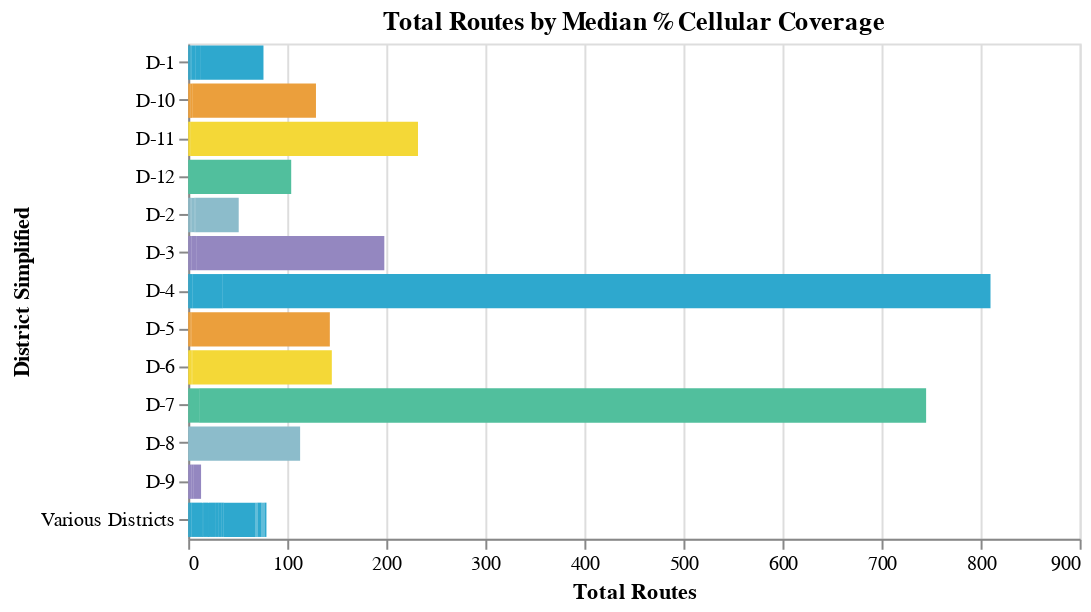

The code cell stored with this chart in its notebook:
### Code cell
A3_analysis.chart_with_dropdown(
    district_summary,
    district_summary["Median Percent of Route with Cell Coverage"]
    .sort_values()
    .unique()
    .tolist(),
    "Median Percent of Route with Cell Coverage",
    "Total Routes",
    "District Simplified",
    "District Simplified",
    ["District", "Median Percent of Route with Cell Coverage", "Total Routes"],
    "Total Routes by Median % Cellular Coverage",
)

### Figure 1 — Vega-Lite specification as saved in the notebook (floating-point values rounded to 4 significant figures)
{"config": {"view": {"continuousWidth": 400, "continuousHeight": 300}}, "data": {"name": "data-84f3eb73042c3ff006497d56986f09b5"}, "mark": "bar", "encoding": {"color": {"field": "District Simplified", "legend": null, "scale": {"range": ["#2EA8CE", "#EB9F3C", "#F4D837", "#51BF9D", "#8CBCCB", "#9487C0"]}, "type": "nominal"}, "tooltip": [{"field": "District", "type": "nominal"}, {"field": "Median Percent of Route with Cell Coverage", "type": "nominal"}, {"field": "Total Routes", "type": "quantitative"}], "x": {"field": "Total Routes", "type": "quantitative"}, "y": {"field": "District Simplified", "type": "nominal"}}, "height": 250, "selection": {"selector003": {"type": "single", "fields": ["Median Percent of Route with Cell Coverage"], "bind": {"input": "select", "options": ["(30, 40]", "(40, 50]", "(50, 60]", "(60, 70]", "(70, 80]", "(80, 90]", "(90, 100]"], "name": "Select "}}}, "title": "Total Routes by Median % Cellular Coverage", "transform": [{"filter": {"selection": "selector003"}}], "width": 450, "$schema": "https://vega.github.io/schema/vega-lite/v4.17.0.json", "datasets": {"data-84f3eb73042c3ff006497d56986f09b5": [{"District": "D-1", "Median Percent of Route with Cell Coverage": "(40, 50]", "Total Routes": 1, "number_of_District": 1, "District Simplified": "D-1"}, {"District": "D-1", "Median Percent of Route with Cell Coverage": "(50, 60]", "Total Routes": 1, "number_of_District": 1, "District Simplified": "D-1"}, {"District": "D-1", "Median Percent of Route with Cell Coverage": "(60, 70]", "Total Routes": 1, "number_of_District": 1, "District Simplified": "D-1"}, {"District": "D-1", "Median Percent of Route with Cell Coverage": "(70, 80]", "Total Routes": 4, "number_of_District": 1, "District Simplified": "D-1"}, {"District": "D-1", "Median Percent of Route with Cell Coverage": "(80, 90]", "Total Routes": 5, "number_of_District": 1, "District Simplified": "D-1"}, {"District": "D-1", "Median Percent of Route with Cell Coverage": "(90, 100]", "Total Routes": 64, "number_of_District": 1, "District Simplified": "D-1"}, {"District": "D-1, D-2", "Median Percent of Route with Cell Coverage": "(30, 40]", "Total Routes": 1, "number_of_District": 2, "District Simplified": "Various Districts"}, {"District": "D-10", "Median Percent of Route with Cell Coverage": "(50, 60]", "Total Routes": 2, "number_of_District": 1, "District Simplified": "D-10"}, {"District": "D-10", "Median Percent of Route with Cell Coverage": "(80, 90]", "Total Routes": 2, "number_of_District": 1, "District Simplified": "D-10"}, {"District": "D-10", "Median Percent of Route with Cell Coverage": "(90, 100]", "Total Routes": 125, "number_of_District": 1, "District Simplified": "D-10"}, {"District": "D-11", "Median Percent of Route with Cell Coverage": "(70, 80]", "Total Routes": 2, "number_of_District": 1, "District Simplified": "D-11"}, {"District": "D-11", "Median Percent of Route with Cell Coverage": "(90, 100]", "Total Routes": 230, "number_of_District": 1, "District Simplified": "D-11"}, {"District": "D-12", "Median Percent of Route with Cell Coverage": "(90, 100]", "Total Routes": 104, "number_of_District": 1, "District Simplified": "D-12"}, {"District": "D-12, D-11", "Median Percent of Route with Cell Coverage": "(90, 100]", "Total Routes": 2, "number_of_District": 2, "District Simplified": "Various Districts"}, {"District": "D-12, D-7", "Median Percent of Route with Cell Coverage": "(90, 100]", "Total Routes": 11, "number_of_District": 2, "District Simplified": "Various Districts"}, {"District": "D-12, D-8", "Median Percent of Route with Cell Coverage": "(90, 100]", "Total Routes": 1, "number_of_District": 2, "District Simplified": "Various Districts"}, {"District": "D-2", "Median Percent of Route with Cell Coverage": "(30, 40]", "Total Routes": 1, "number_of_District": 1, "District Simplified": "D-2"}, {"District": "D-2", "Median Percent of Route with Cell Coverage": "(40, 50]", "Total Routes": 1, "number_of_District": 1, "District Simplified": "D-2"}, {"District": "D-2", "Median Percent of Route with Cell Coverage": "(60, 70]", "Total Routes": 1, "number_of_District": 1, "District Simplified": "D-2"}, {"District": "D-2", "Median Percent of Route with Cell Coverage": "(70, 80]", "Total Routes": 3, "number_of_District": 1, "District Simplified": "D-2"}, {"District": "D-2", "Median Percent of Route with Cell Coverage": "(80, 90]", "Total Routes": 1, "number_of_District": 1, "District Simplified": "D-2"}, {"District": "D-2", "Median Percent of Route with Cell Coverage": "(90, 100]", "Total Routes": 44, "number_of_District": 1, "District Simplified": "D-2"}, {"District": "D-3", "Median Percent of Route with Cell Coverage": "(60, 70]", "Total Routes": 1, "number_of_District": 1, "District Simplified": "D-3"}, {"District": "D-3", "Median Percent of Route with Cell Coverage": "(70, 80]", "Total Routes": 2, "number_of_District": 1, "District Simplified": "D-3"}, {"District": "D-3", "Median Percent of Route with Cell Coverage": "(80, 90]", "Total Routes": 5, "number_of_District": 1, "District Simplified": "D-3"}, {"District": "D-3", "Median Percent of Route with Cell Coverage": "(90, 100]", "Total Routes": 190, "number_of_District": 1, "District Simplified": "D-3"}, {"District": "D-3, D-10", "Median Percent of Route with Cell Coverage": "(90, 100]", "Total Routes": 3, "number_of_District": 2, "District Simplified": "Various Districts"}, {"District": "D-3, D-2", "Median Percent of Route with Cell Coverage": "(90, 100]", "Total Routes": 2, "number_of_District": 2, "District Simplified": "Various Districts"}, {"District": "D-4", "Median Percent of Route with Cell Coverage": "(50, 60]", "Total Routes": 1, "number_of_District": 1, "District Simplified": "D-4"}, {"District": "D-4", "Median Percent of Route with Cell Coverage": "(60, 70]", "Total Routes": 3, "number_of_District": 1, "District Simplified": "D-4"}, {"District": "D-4", "Median Percent of Route with Cell Coverage": "(70, 80]", "Total Routes": 16, "number_of_District": 1, "District Simplified": "D-4"}, {"District": "D-4", "Median Percent of Route with Cell Coverage": "(80, 90]", "Total Routes": 15, "number_of_District": 1, "District Simplified": "D-4"}, {"District": "D-4", "Median Percent of Route with Cell Coverage": "(90, 100]", "Total Routes": 775, "number_of_District": 1, "District Simplified": "D-4"}, {"District": "D-4, D-1", "Median Percent of Route with Cell Coverage": "(70, 80]", "Total Routes": 1, "number_of_District": 2, "District Simplified": "Various Districts"}, {"District": "D-4, D-1", "Median Percent of Route with Cell Coverage": "(80, 90]", "Total Routes": 2, "number_of_District": 2, "District Simplified": "Various Districts"}, {"District": "D-4, D-1", "Median Percent of Route with Cell Coverage": "(90, 100]", "Total Routes": 5, "number_of_District": 2, "District Simplified": "Various Districts"}, {"District": "D-4, D-10", "Median Percent of Route with Cell Coverage": "(90, 100]", "Total Routes": 3, "number_of_District": 2, "District Simplified": "Various Districts"}, {"District": "D-4, D-3", "Median Percent of Route with Cell Coverage": "(90, 100]", "Total Routes": 3, "number_of_District": 2, "District Simplified": "Various Districts"}, {"District": "D-4, D-5", "Median Percent of Route with Cell Coverage": "(90, 100]", "Total Routes": 2, "number_of_District": 2, "District Simplified": "Various Districts"}, {"District": "D-5", "Median Percent of Route with Cell Coverage": "(60, 70]", "Total Routes": 2, "number_of_District": 1, "District Simplified": "D-5"}, {"District": "D-5", "Median Percent of Route with Cell Coverage": "(80, 90]", "Total Routes": 1, "number_of_District": 1, "District Simplified": "D-5"}, {"District": "D-5", "Median Percent of Route with Cell Coverage": "(90, 100]", "Total Routes": 140, "number_of_District": 1, "District Simplified": "D-5"}, {"District": "D-5, D-7", "Median Percent of Route with Cell Coverage": "(90, 100]", "Total Routes": 32, "number_of_District": 2, "District Simplified": "Various Districts"}, {"District": "D-6", "Median Percent of Route with Cell Coverage": "(50, 60]", "Total Routes": 3, "number_of_District": 1, "District Simplified": "D-6"}, {"District": "D-6", "Median Percent of Route with Cell Coverage": "(70, 80]", "Total Routes": 1, "number_of_District": 1, "District Simplified": "D-6"}, {"District": "D-6", "Median Percent of Route with Cell Coverage": "(90, 100]", "Total Routes": 141, "number_of_District": 1, "District Simplified": "D-6"}, {"District": "D-6, D-10", "Median Percent of Route with Cell Coverage": "(90, 100]", "Total Routes": 1, "number_of_District": 2, "District Simplified": "Various Districts"}, {"District": "D-7", "Median Percent of Route with Cell Coverage": "(60, 70]", "Total Routes": 1, "number_of_District": 1, "District Simplified": "D-7"}, {"District": "D-7", "Median Percent of Route with Cell Coverage": "(80, 90]", "Total Routes": 10, "number_of_District": 1, "District Simplified": "D-7"}, {"District": "D-7", "Median Percent of Route with Cell Coverage": "(90, 100]", "Total Routes": 734, "number_of_District": 1, "District Simplified": "D-7"}, {"District": "D-7, D-6", "Median Percent of Route with Cell Coverage": "(90, 100]", "Total Routes": 1, "number_of_District": 2, "District Simplified": "Various Districts"}, {"District": "D-7, D-8", "Median Percent of Route with Cell Coverage": "(90, 100]", "Total Routes": 4, "number_of_District": 2, "District Simplified": "Various Districts"}, {"District": "D-8", "Median Percent of Route with Cell Coverage": "(90, 100]", "Total Routes": 113, "number_of_District": 1, "District Simplified": "D-8"}, {"District": "D-9", "Median Percent of Route with Cell Coverage": "(70, 80]", "Total Routes": 3, "number_of_District": 1, "District Simplified": "D-9"}, {"District": "D-9", "Median Percent of Route with Cell Coverage": "(80, 90]", "Total Routes": 2, "number_of_District": 1, "District Simplified": "D-9"}, {"District": "D-9", "Median Percent of Route with Cell Coverage": "(90, 100]", "Total Routes": 8, "number_of_District": 1, "District Simplified": "D-9"}, {"District": "D-9, D-10", "Median Percent of Route with Cell Coverage": "(40, 50]", "Total Routes": 1, "number_of_District": 2, "District Simplified": "Various Districts"}, {"District": "D-9, D-10", "Median Percent of Route with Cell Coverage": "(90, 100]", "Total Routes": 1, "number_of_District": 2, "District Simplified": "Various Districts"}, {"District": "D-9, D-6", "Median Percent of Route with Cell Coverage": "(90, 100]", "Total Routes": 1, "number_of_District": 2, "District Simplified": "Various Districts"}, {"District": "D-9, D-7", "Median Percent of Route with Cell Coverage": "(90, 100]", "Total Routes": 2, "number_of_District": 2, "District Simplified": "Various Districts"}]}}
